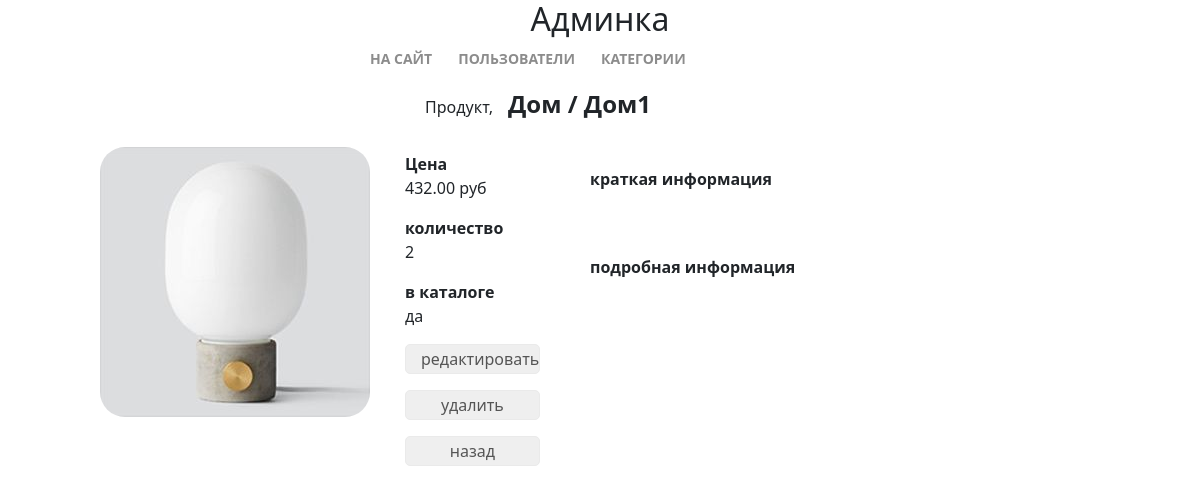
Page /control/products/detail/1/ (signed in) on the earlier database version.
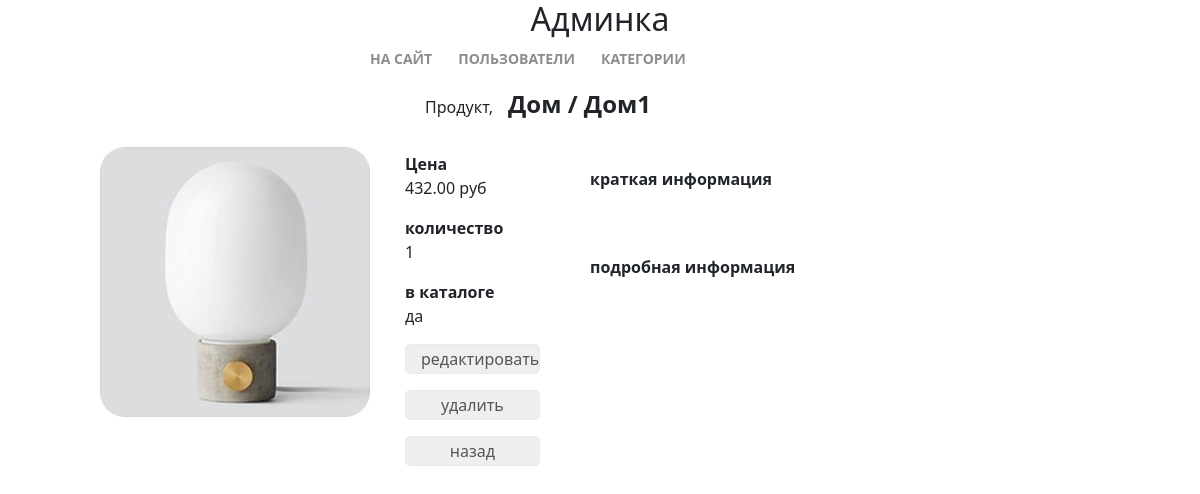
Same page on the later database version.
### mainapp/models.py (models this page shows, shortened)
class Product(models.Model):
    category = models.ForeignKey(ProductCategory, on_delete=models.CASCADE, verbose_name='категория')
    name = models.CharField(max_length=128, verbose_name='название')
    image = models.ImageField(upload_to='products', blank=True, verbose_name='картинка')
    short_desc = models.CharField(max_length=255, verbose_name='краткое описание')
    description = models.TextField(verbose_name='описание')
    price = models.DecimalField(decimal_places=2, max_digits=10, default=0, verbose_name='цена')
    quantity = models.PositiveSmallIntegerField(default=0, verbose_name='количество')
    is_active = models.BooleanField(default=True)
    class Meta:
        verbose_name = 'продукт'
        verbose_name_plural = 'продукты'

class ProductCategory(models.Model):
    name = models.CharField(max_length=255, unique=True, verbose_name='название')
    description = models.TextField(verbose_name='описание')
    is_active = models.BooleanField(default=True)
    class Meta:
        verbose_name = 'категория'
        verbose_name_plural = 'категории'
        ordering = ['-id',]

### adminapp/views.py (the view)
# urls.py: path('products/detail/<int:pk>/', views.ProductDetailView.as_view(), name='product_detail'),
class ProductDetailView(AccessMixin, DetailView):
    model = Product
    template_name = 'adminapp/product_detail.html'

### adminapp/templatetags/my_tags.py (called while the page is built)
@register.filter(name='media_for_products')
def media_for_products(img_path):
    if not img_path:
        img_path = "products/default.jpg"
    return f'{settings.MEDIA_URL}{img_path}'

### adminapp/views.py (called while the page is built)
    @method_decorator(user_passes_test(lambda u: u.is_superuser))
    def dispatch(self, request, *args, **kwargs):
        return super().dispatch(request, *args, **kwargs)

### mainapp/context_processors.py (called while the page is built)
def basket(request):
    basket_items = []
    if request.user.is_authenticated:
        basket_items = Basket.objects.filter(user=request.user)
    return {
        'basket': basket_items,
    }

### adminapp/templates/adminapp/product_detail.html (shortened to what this page needs)
{% extends 'adminapp/base.html' %}
{% load static %}
{% load my_tags %}
{% block content %}
    <div class="product_read">
        <div class="product_name">
            Продукт‚<strong>{{ object.category.name|title }} / {{ object.name|title }}</strong>
        </div>
        <img src="{{object.image|media_for_products}}" alt="{{ object.name }}">
        <div class="summary">
            <b>Цена</b>
            <p>{{ object.price }} руб</p>
            <b>количество</b>
            <p>{{ object.quantity }}</p>
            <b>в каталоге</b>
            <p>{% if object.is_active %}да{% else %}нет{% endif %}</p>
            <p>
                <button>
                    <a href="{% url 'adminapp:product_update' object.pk %}">редактировать</a>
                </button>
            </p>
            <p>
                <button>
                    <a href="{% url 'adminapp:product_delete' object.pk %}">удалить</a>
                </button>
            </p>
            <p>
                <button>
                    <a href="{% url 'adminapp:product_list' object.category.pk %}">назад</a>
                </button>
            </p>
        </div>
        <div class="product_desc">
            <b>краткая информация</b>
            <br>
            <br>
            <b>подробная информация</b>
        </div>
    </div>
{% endblock %}

Differences in the rows shown:
changed Product "Дом1": quantity "2" → "1"
